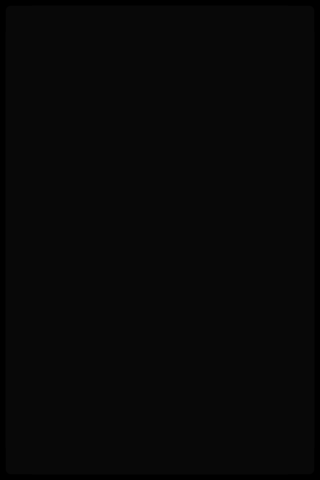

A 2D game scene composited from a Tiled map and its tileset images. What follows is a short description and the map's XML, with every tile layer's data as written:
An orthogonal 10x15 tile map with 32x32 px tiles, 1 tile layer (Tile Layer 1) and 7 objects (4x boundary, platform, playerSpawn, targetSpawn).

<map version="1.9" tiledversion="1.9.1" orientation="orthogonal" renderorder="right-down" width="10" height="15" tilewidth="32" tileheight="32" infinite="0" nextlayerid="4" nextobjectid="19">
 <tileset firstgid="1" source="tileset.tsx" />
 <layer id="1" name="Tile Layer 1" width="10" height="15">
  <data encoding="csv">
1,2,2,2,2,2,2,2,2,8,
6,9,9,9,9,9,9,9,9,5,
6,9,9,9,9,9,9,9,9,5,
6,9,9,9,9,9,9,9,9,5,
6,9,9,9,9,9,9,9,9,5,
6,9,9,9,9,9,9,9,9,5,
6,9,9,9,9,9,9,9,9,5,
6,9,9,9,9,9,9,9,9,5,
6,9,9,9,9,9,9,9,9,5,
6,9,9,9,9,9,9,9,9,5,
6,9,9,9,9,9,9,9,9,5,
6,9,9,9,9,9,9,9,9,5,
6,9,9,9,9,9,9,9,9,5,
6,9,9,9,9,9,9,9,9,5,
7,3,3,3,3,3,3,3,3,4
</data>
 </layer>
 <objectgroup id="2" name="components">
  <object id="4" class="boundary" x="7" y="0" width="304.333" height="6" />
  <object id="5" class="boundary" x="6.16683" y="473.667" width="305.666" height="6" />
  <object id="7" class="boundary" x="0" y="0" width="6.09091" height="479.636" />
  <object id="8" class="boundary" x="313.417" y="0" width="6.09091" height="479.636" />
  <object id="13" class="platform" x="96" y="160" width="128" height="15.3333" />
 </objectgroup>
 <objectgroup id="3" name="spawn">
  <object id="15" class="playerSpawn" x="128" y="96" width="64" height="64" />
  <object id="18" class="targetSpawn" x="96" y="384" width="128" height="89" />
 </objectgroup>
</map>
